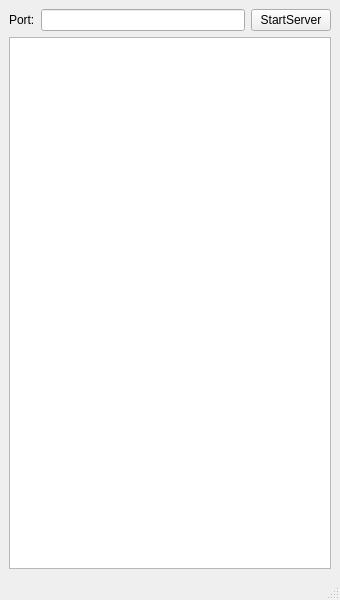
<?xml version="1.0" encoding="UTF-8"?>
<ui version="4.0">
 <class>MainWindow</class>
 <widget class="QMainWindow" name="MainWindow">
  <property name="geometry">
   <rect>
    <x>0</x>
    <y>0</y>
    <width>340</width>
    <height>600</height>
   </rect>
  </property>
  <property name="windowTitle">
   <string>Монитор Клиентов</string>
  </property>
  <widget class="QWidget" name="centralwidget">
   <layout class="QGridLayout" name="gridLayout">
    <item row="0" column="0">
     <widget class="QLabel" name="label">
      <property name="text">
       <string>Port:</string>
      </property>
     </widget>
    </item>
    <item row="0" column="1">
     <widget class="QLineEdit" name="lineEdit"/>
    </item>
    <item row="0" column="2">
     <widget class="QPushButton" name="startServerButton">
      <property name="text">
       <string>StartServer</string>
      </property>
     </widget>
    </item>
    <item row="1" column="0" colspan="3">
     <widget class="QTableView" name="tableView"/>
    </item>
   </layout>
  </widget>
  <widget class="QMenuBar" name="menubar">
   <property name="geometry">
    <rect>
     <x>0</x>
     <y>0</y>
     <width>340</width>
     <height>21</height>
    </rect>
   </property>
  </widget>
  <widget class="QStatusBar" name="statusbar"/>
 </widget>
 <resources/>
 <connections/>
</ui>
